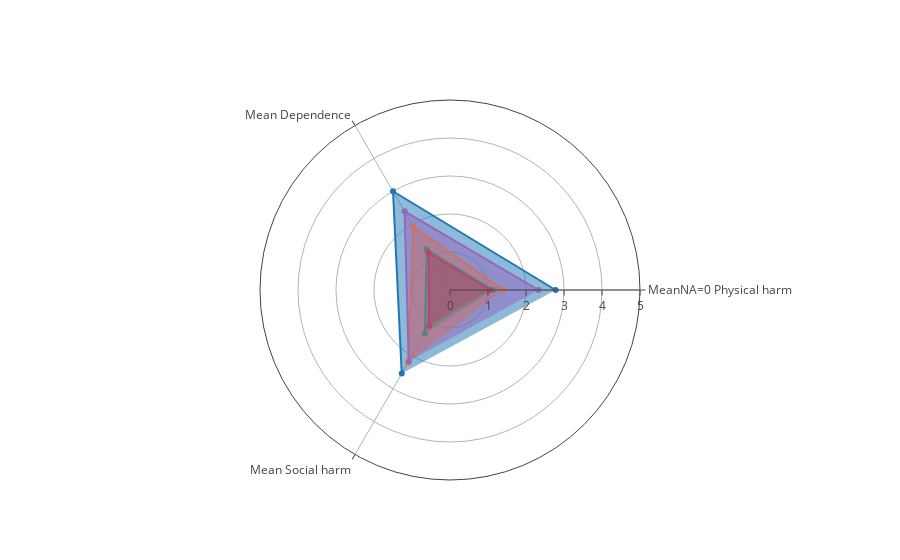

The code cell stored with this chart in its notebook:
### Code cell
heroin = drugs.loc[drugs["Drug"]=="Heroin", drugs.columns.isin(["MeanNA=0 Physical harm", "Mean Dependence", "Mean Social harm"])]
alcohol = drugs.loc[drugs["Drug"]=="Alcohol", drugs.columns.isin(["MeanNA=0 Physical harm", "Mean Dependence", "Mean Social harm"])]
LSD = drugs.loc[drugs["Drug"]=="LSD", drugs.columns.isin(["MeanNA=0 Physical harm", "Mean Dependence", "Mean Social harm"])]
Ecstasy = drugs.loc[drugs["Drug"]=="Ecstasy", drugs.columns.isin(["MeanNA=0 Physical harm", "Mean Dependence", "Mean Social harm"])]
Cocaine = drugs.loc[drugs["Drug"]=="Cocaine", drugs.columns.isin(["MeanNA=0 Physical harm", "Mean Dependence", "Mean Social harm"])]
Tobacco = drugs.loc[drugs["Drug"]=="Tobacco", drugs.columns.isin(["MeanNA=0 Physical harm", "Mean Dependence", "Mean Social harm"])]


data = [
    go.Scatterpolar(
      r = heroin.values.ravel(),
      theta = heroin.columns.values,
      fill = 'toself',
      name = "Heroin",
    ),
    go.Scatterpolar(
      r = alcohol.values.ravel(),
      theta = alcohol.columns.values,
      fill = 'toself',
      name = "Alcohol"
    ),
    go.Scatterpolar(
      r = LSD.values.ravel(),
      theta = LSD.columns.values,
      fill = 'toself',
      name = "LSD"
    ),
    go.Scatterpolar(
      r = Ecstasy.values.ravel(),
      theta = Ecstasy.columns.values,
      fill = 'toself',
      name = "Ecstasy"
    ),
    go.Scatterpolar(
      r = Cocaine.values.ravel(),
      theta = Cocaine.columns.values,
      fill = 'toself',
      name = "Cocaine"
    )
]

layout = go.Layout(
  polar = dict(
    radialaxis = dict(
      visible = True,
      range = [0, 5]
    )
  ),
  showlegend = False
)

fig = go.Figure(data=data, layout=layout)
iplot(fig)

### Figure 1 — Plotly figure (JSON) as saved in the notebook; plotly's stock layout.template omitted (floating-point values rounded to 4 significant figures)
{"data": [{"fill": "toself", "name": "Heroin", "r": [2.78, 3, 2.54], "theta": ["MeanNA=0 Physical harm", "Mean Dependence", "Mean Social harm"], "type": "scatterpolar", "uid": "eac0550b-5613-411b-b98e-dedd5b19b0f2"}, {"fill": "toself", "name": "Alcohol", "r": [1.4, 1.93, 2.21], "theta": ["MeanNA=0 Physical harm", "Mean Dependence", "Mean Social harm"], "type": "scatterpolar", "uid": "60777555-7336-466d-b1fc-c79fc019580d"}, {"fill": "toself", "name": "LSD", "r": [1.13, 1.23, 1.32], "theta": ["MeanNA=0 Physical harm", "Mean Dependence", "Mean Social harm"], "type": "scatterpolar", "uid": "48730abd-f930-49d2-b091-4092e20c16f9"}, {"fill": "toself", "name": "Ecstasy", "r": [1.05, 1.13, 1.09], "theta": ["MeanNA=0 Physical harm", "Mean Dependence", "Mean Social harm"], "type": "scatterpolar", "uid": "7fe10405-8bab-43b8-9589-2a3793711a17"}, {"fill": "toself", "name": "Cocaine", "r": [2.33, 2.39, 2.17], "theta": ["MeanNA=0 Physical harm", "Mean Dependence", "Mean Social harm"], "type": "scatterpolar", "uid": "6487ca6c-bb44-46a0-ba8d-02d503fa5565"}], "layout": {"polar": {"radialaxis": {"range": [0, 5], "visible": true}}, "showlegend": false}}
